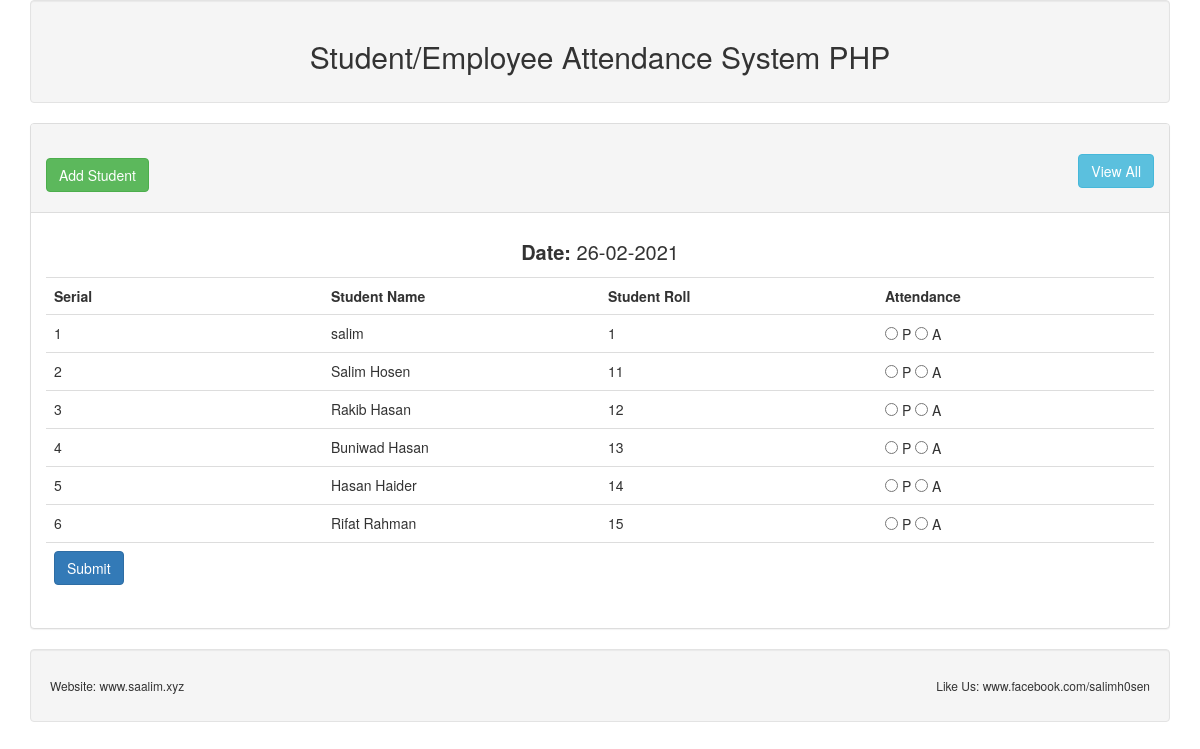
The page / on the database its author committed.
### tables this page shows
CREATE TABLE `tbl_student` (
  `stuId` int(11) NOT NULL,
  `stuName` varchar(255) DEFAULT NULL,
  `stuRoll` int(11) NOT NULL
);

### lib/Database.php (called while the page is built, shortened)
<?php
	class Database{
		private $dbname = DB_NAME;
		private $dbhost = DB_HOST;
		private $dbuser = DB_USER;
		private $dbpass = DB_PASS;
		public $link;
		public function __construct(){
			$this->link = $this->getCon();
		}
		public function getCon(){
			$res = new mysqli($this->dbhost,$this->dbuser,$this->dbpass,$this->dbname);
			if($res != false){
				return $res;
			}else{
				echo "Error in Connection.".$this->link->connect_error;
				return false;
			}
		}
		public function select($query){
			$res = $this->link->query($query) or die($this->link->error.__LINE__);
			if(mysqli_num_rows($res) > 0){
				return $res;
			}else{
				return false;
			}
		}
	}
?>

### classes/Student.php (called while the page is built, shortened)
<?php
	include "lib/Database.php";
	class Student{
		private $db;
		public function __construct(){
			$this->db = new Database();
		}
		public function getStudents(){
			$query = "select * from tbl_student order by stuRoll asc";
			$res = $this->db->select($query);
			return $res;
		}
	}
?>

### index.php (the view, shortened to what this page needs)
<?php include "inc/header.php";?>
<?php
	include "classes/Student.php";
	$stu = new Student();
	$curDate = date('d-m-Y');
?>
<div class="panel panel-default">
	<div class="panel-heading">
		<h2>
			<a href="add.php" class="btn btn-success">Add Student</a>
			<a href="view.php" class="btn btn-info pull-right">View All</a>
		</h2>
	</div>
	<div class="panel-body">
		<div class="text-center"  style="font-size: 20px;margin: 10px 0px;">
			<strong>Date: </strong><?php echo $curDate;?>
		</div>
		<form id="myForm" action="" method="post">
			<table class="table table-stripped">
				<tr>
					<th width="25%">Serial</th>
					<th width="25%">Student Name</th>
					<th width="25%">Student Roll</th>
					<th width="25%">Attendance</th>
				</tr>
				<?php
					$getStudents = $stu->getStudents();
					if($getStudents){
						$i = 1;
						while($students = $getStudents->fetch_assoc()){
				?>
				<tr>
					<td><?php echo $i++;?></td>
					<td><?php echo $students['stuName'];?></td>
					<td><?php echo $students['stuRoll'];?></td>
					<td>
						<input type="radio" name="atnd[<?php echo $students['stuRoll'];?>]" value="present"> P
						<input type="radio" name="atnd[<?php echo $students['stuRoll'];?>]" value="absent"> A
					</td>
				</tr>
				<?php
						}
					}
				?>
				<tr>
					<td colspan='4'>
						<input type="submit" class="btn btn-primary" value="Submit"/>
					</td>
				</tr>
			</table>
		</form>
	</div>
</div>
<?php include "inc/footer.php";?>

### inc/header.php (shortened to what this page needs)
<!doctype HTML>
<html lang="en-US">
	<head>
		<link href="css/main.css" rel="stylesheet" type="text/css"/>
		<link href="css/bootstrap.min.css" rel="stylesheet" type="text/css"/>
	</head>
	<body>
		<div class="container">
			<div class="well text-center">
				<h2>Student/Employee Attendance System PHP</h2>
			</div>

### inc/footer.php (shortened to what this page needs)
<div class="well">
				<h6>
				Website: www.saalim.xyz
				<span class="pull-right">Like Us: www.facebook.com/salimh0sen</span>
				</h6>
			</div>
		</div>
	</body>
</html>

### rows shown on the page
tbl_student: stuName "salim", stuRoll "1"
tbl_student: stuName "Salim Hosen", stuRoll "11"
tbl_student: stuName "Rakib Hasan", stuRoll "12"
tbl_student: stuName "Buniwad Hasan", stuRoll "13"
tbl_student: stuName "Hasan Haider", stuRoll "14"
tbl_student: stuName "Rifat Rahman", stuRoll "15"
